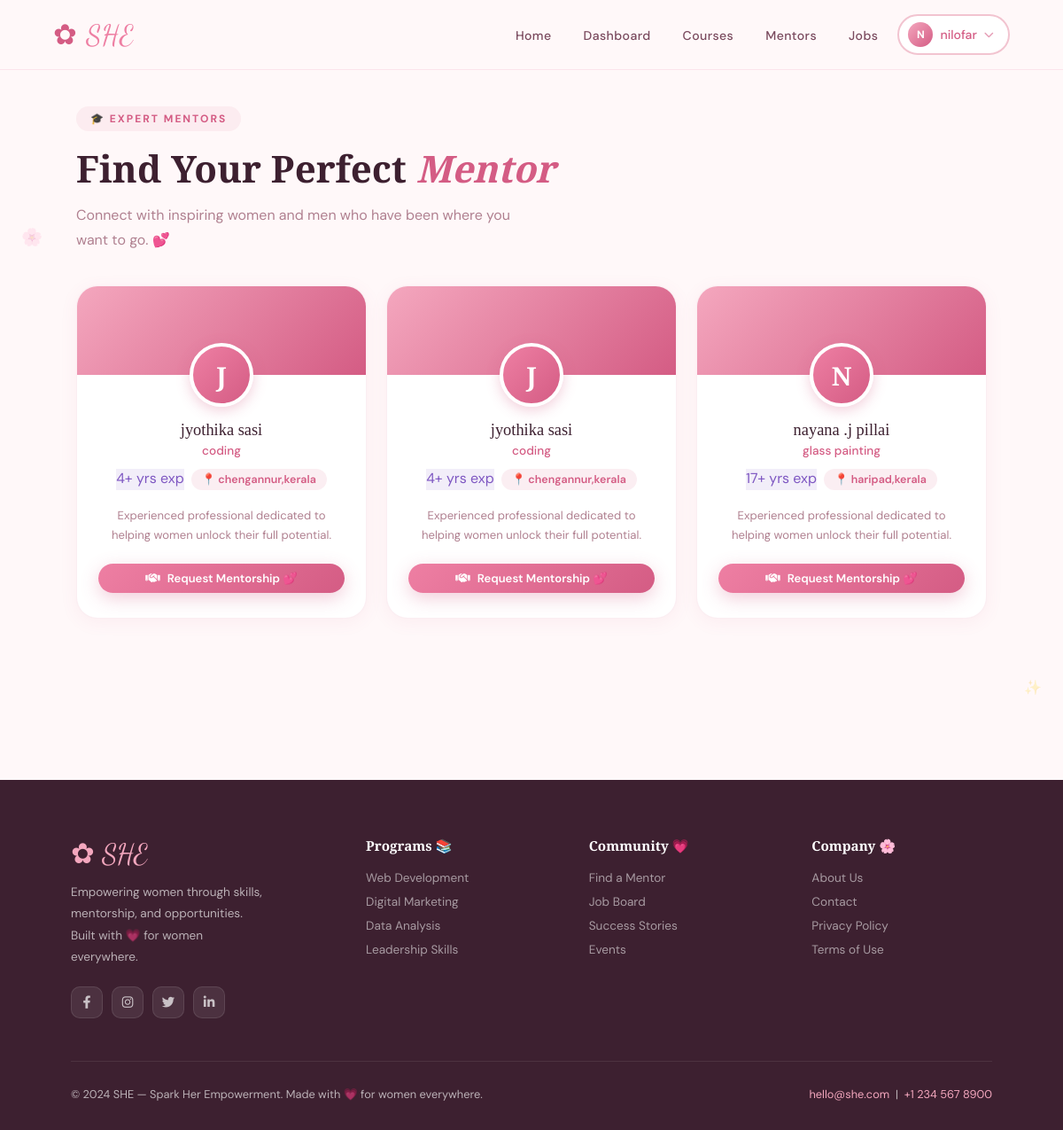
The page /mentors (signed in) on the database its author committed.
### backend/app.py (models this page shows, shortened)
class User(UserMixin, db.Model):
    __tablename__ = 'users'
    id = db.Column(db.Integer, primary_key=True)
    name = db.Column(db.String(100), nullable=False)
    email = db.Column(db.String(120), unique=True, nullable=False)
    password_hash = db.Column(db.String(200), nullable=False)
    phone = db.Column(db.String(20))
    location = db.Column(db.String(100))
    education = db.Column(db.String(200))
    skill_level = db.Column(db.String(50))
    role = db.Column(db.String(50), nullable=False)  # women, mentor, recruiter
    created_at = db.Column(db.DateTime, default=datetime.utcnow)
    interests = db.Column(db.String(500))
    completed_courses = db.Column(db.String(500))
    expertise = db.Column(db.String(500))
    experience_years = db.Column(db.Integer)
    company = db.Column(db.String(100))
    position = db.Column(db.String(100))
    applications = db.relationship('Application', foreign_keys='Application.user_id',
                                   backref='user', lazy=True)
    mentee_requests = db.relationship('Mentorship', foreign_keys='Mentorship.mentee_id',
                                      backref='mentee', lazy=True)
    mentor_requests = db.relationship('Mentorship', foreign_keys='Mentorship.mentor_id',
                                      backref='mentor_rel', lazy=True)
    progress_records = db.relationship('Progress', backref='student', lazy=True)

### backend/app.py (the view)
@app.route('/mentors')
@login_required
def mentors():
    all_mentors = User.query.filter_by(role='mentor').all()
    return render_template('mentors.html', mentors=all_mentors)

### backend/app.py (called while the page is built)
@login_manager.user_loader
def load_user(user_id):
    return User.query.get(int(user_id))

### frontend/templates/mentors.html (shortened to what this page needs)
{% extends "base.html" %}
{% block content %}
<div class="mentors-page">
    <div class="reveal">
        <span class="section-tag">🎓 Expert Mentors</span>
        <h2 class="section-title">Find Your Perfect <em>Mentor</em></h2>
        <p style="color:var(--text-light);line-height:1.8;max-width:500px">Connect with inspiring women and men who have been where you want to go. 💕</p>
    </div>
    {% if mentors %}
    <div class="mentors-grid">
        {% for mentor in mentors %}
        <div class="mentor-card reveal" data-delay="{{ loop.index0 * 90 }}">
            <div class="mentor-card-banner">
                <div class="mentor-card-avatar">{{ mentor.name[0].upper() }}</div>
            </div>
            <div class="mentor-card-body">
                <div class="mentor-name">{{ mentor.name }}</div>
                <div class="mentor-expertise">{{ mentor.expertise or 'Professional Mentor' }}</div>
                <div class="mentor-meta">
                    <span class="badge-lavender">{{ mentor.experience_years or 5 }}+ yrs exp</span>
                    <span class="badge-pink">📍 {{ mentor.location or 'Remote' }}</span>
                </div>
                <p class="mentor-bio">{{ mentor.education or 'Experienced professional dedicated to helping women unlock their full potential.' }}</p>
                {% if current_user.role == 'women' %}
                <a href="{{ url_for('request_mentor', mentor_id=mentor.id) }}" class="btn-pink sm" style="width:100%;justify-content:center;display:flex">
                    <i class="fas fa-handshake"></i> Request Mentorship 💕
                </a>
                {% endif %}
            </div>
        </div>
        {% endfor %}
    </div>
    {% else %}
    <div class="empty-state">
        <div style="font-size:4rem;margin-bottom:14px">🎓</div>
        <h4 style="font-family:'Playfair Display',serif;color:var(--text-dark);margin-bottom:8px">No Mentors Yet</h4>
        <p>Mentors will join soon. Check back! 🌸</p>
    </div>
    {% endif %}
</div>
{% endblock %}

### frontend/templates/base.html (shortened to what this page needs)
<!DOCTYPE html>
<html lang="en">
<head>
    <link rel="stylesheet" href="https://cdnjs.cloudflare.com/ajax/libs/font-awesome/6.4.0/css/all.min.css">
</head>
<body>
<span style="position:fixed;top:20%;left:2%;font-size:1.2rem;opacity:0.3;pointer-events:none;animation:twk 3s ease-in-out infinite;">🌸</span>
<span style="position:fixed;top:60%;right:2%;font-size:1rem;opacity:0.25;pointer-events:none;animation:twk 4s ease-in-out infinite 1s;">✨</span>
<nav class="navbar" id="navbar">
    <a href="{{ url_for('index') }}" class="nav-brand">✿ <span>SHE</span></a>
    <ul class="nav-links-wrapper">
        <li><a href="{{ url_for('index') }}">Home</a></li>
        {% if current_user.is_authenticated %}
            <li><a href="{{ url_for('dashboard') }}">Dashboard</a></li>
            {% if current_user.role == 'women' %}
                <li><a href="{{ url_for('courses') }}">Courses</a></li>
                <li><a href="{{ url_for('mentors') }}">Mentors</a></li>
                <li><a href="{{ url_for('post_job') }}">Jobs</a></li>
            {% elif current_user.role == 'recruiter' %}
                <li><a href="{{ url_for('post_job') }}">My Jobs</a></li>
                <li><a href="{{ url_for('post_job') }}">Post Job</a></li>
            {% elif current_user.role == 'mentor' %}
                <li><a href="{{ url_for('mentorship_requests') }}">Requests</a></li>
                <li><a href="{{ url_for('mentors') }}">Browse Mentors</a></li>
            {% endif %}
            <li>
                <div class="profile-dropdown" id="profileDropdown">
                    <button class="profile-btn" id="profileBtn" onclick="toggleDropdown(event)">
                        <div class="profile-avatar">{{ current_user.name[0].upper() }}</div>
                        {{ current_user.name.split()[0] }}
                        <i class="fas fa-chevron-down" id="chevronIcon" style="font-size:0.7rem;opacity:0.6;transition:transform 0.3s;"></i>
                    </button>
                </div>
            </li>
        {% else %}
            <li><a href="{{ url_for('login') }}">Login</a></li>
            <li><a href="{{ url_for('signup') }}" class="btn-nav-cta">Join Free 🌸</a></li>
        {% endif %}
    </ul>
</nav>
<div class="page-content">
    {% block content %}{% endblock %}
</div>
<footer>
    <div class="footer-grid">
        <div class="footer-brand">
            <span class="footer-brand-name">✿ SHE</span>
            <p>Empowering women through skills, mentorship, and opportunities. Built with 💗 for women everywhere.</p>
            <div class="social-links">
                <a href="#" class="social-link"><i class="fab fa-facebook-f"></i></a>
                <a href="#" class="social-link"><i class="fab fa-instagram"></i></a>
                <a href="#" class="social-link"><i class="fab fa-twitter"></i></a>
                <a href="#" class="social-link"><i class="fab fa-linkedin-in"></i></a>
            </div>
        </div>
        <div class="footer-col">
            <h5>Programs 📚</h5>
            <a href="#">Web Development</a>
            <a href="#">Digital Marketing</a>
            <a href="#">Data Analysis</a>
            <a href="#">Leadership Skills</a>
        </div>
        <div class="footer-col">
            <h5>Community 💗</h5>
            <a href="#">Find a Mentor</a>
            <a href="#">Job Board</a>
            <a href="#">Success Stories</a>
            <a href="#">Events</a>
        </div>
        <div class="footer-col">
            <h5>Company 🌸</h5>
            <a href="#">About Us</a>
            <a href="#">Contact</a>
            <a href="#">Privacy Policy</a>
            <a href="#">Terms of Use</a>
        </div>
    </div>
    <div class="footer-bottom">
        <span>© 2024 SHE — Spark Her Empowerment. Made with 💗 for women everywhere.</span>
        <span><a href="mailto:hello@she.com">hello@she.com</a> &nbsp;|&nbsp; <a href="#">+1 234 567 8900</a></span>
    </div>
</footer>
</body>
</html>

### frontend/templates/mentors.html (style rules this page uses)
.mentors-page { max-width:1100px;margin:0 auto;padding:40px 36px }
.mentors-grid { display:grid;grid-template-columns:repeat(3,1fr);gap:22px;margin-top:36px }
.mentor-card { background:white;border-radius:24px;overflow:hidden;border:1px solid rgba(212,92,132,0.1);box-shadow:0 4px 20px rgba(212,92,132,0.07);transition:all 0.3s;text-align:center }
.mentor-card-banner { height:100px;background:linear-gradient(135deg,var(--rose),var(--cherry));position:relative }
.mentor-card-avatar { width:72px;height:72px;border-radius:50%;background:linear-gradient(135deg,var(--petal),var(--cherry));display:flex;align-items:center;justify-content:center;font-family:'Playfair Display',serif;font-size:1.8rem;color:white;font-weight:700;border:4px solid white;box-shadow:0 4px 15px rgba(212,92,132,0.3);position:absolute;bottom:-36px;left:50%;transform:translateX(-50%) }
.mentor-card-body { padding:52px 24px 28px }
.mentor-name { font-family:'Playfair Display',serif;font-size:1.15rem;color:var(--text-dark);margin-bottom:4px }
.mentor-expertise { font-size:0.85rem;color:var(--cherry);font-weight:500;margin-bottom:12px }
.mentor-meta { display:flex;justify-content:center;gap:8px;flex-wrap:wrap;margin-bottom:18px }
.mentor-bio { font-size:0.82rem;color:var(--text-light);line-height:1.7;margin-bottom:20px }

### rows shown on the page
User: name "N", name "nilofar"
User: name "J", name "jyothika sasi", expertise "coding", experience_years "4", location "chengannur,kerala", education "Experienced professional dedicated to helping women unlock their full potential."
User: name "J", name "jyothika sasi", expertise "coding", experience_years "4", location "chengannur,kerala", education "Experienced professional dedicated to helping women unlock their full potential."
User: name "N", name "nayana .j pillai", expertise "glass painting", experience_years "17", location "haripad,kerala", education "Experienced professional dedicated to helping women unlock their full potential."
